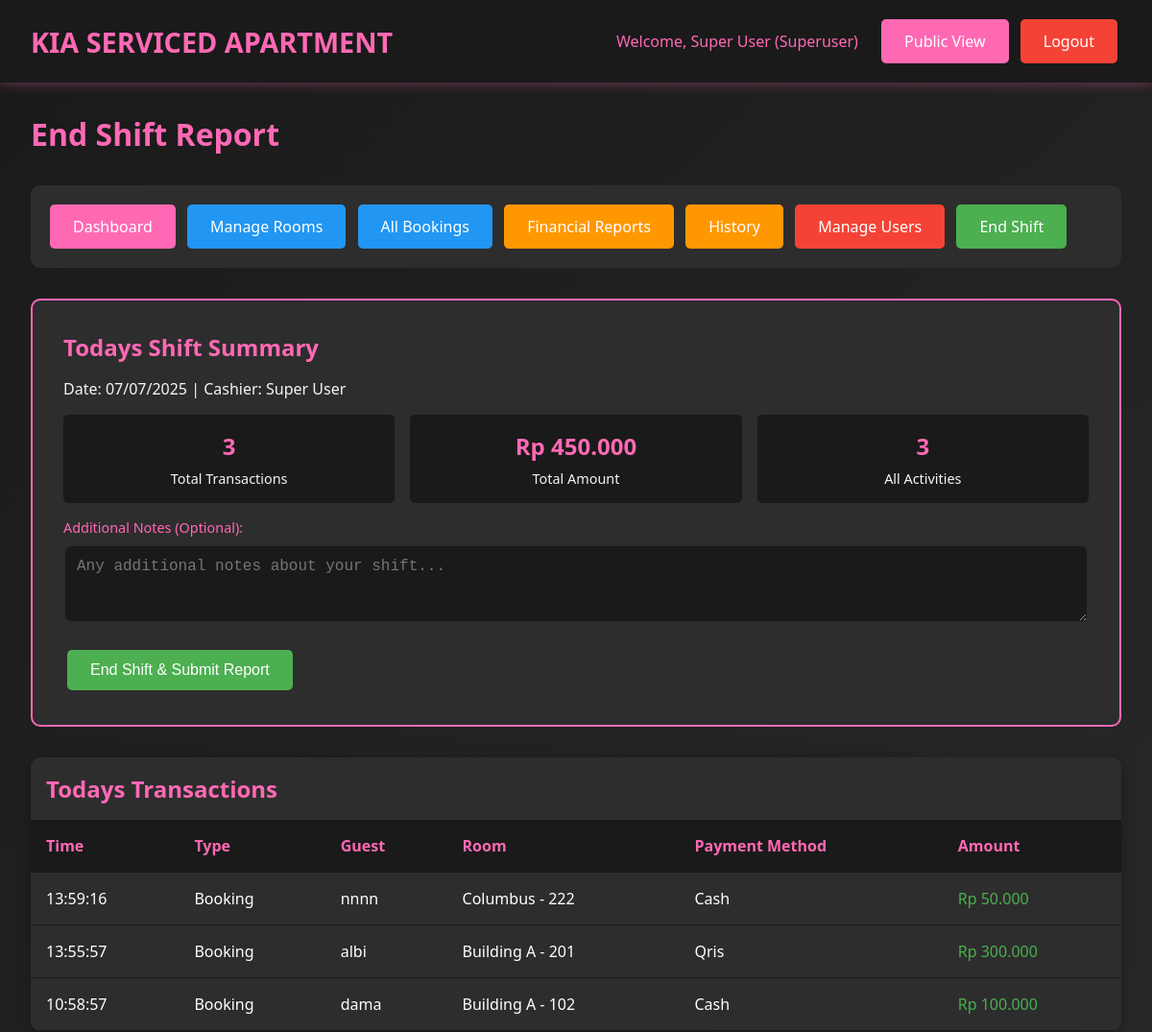
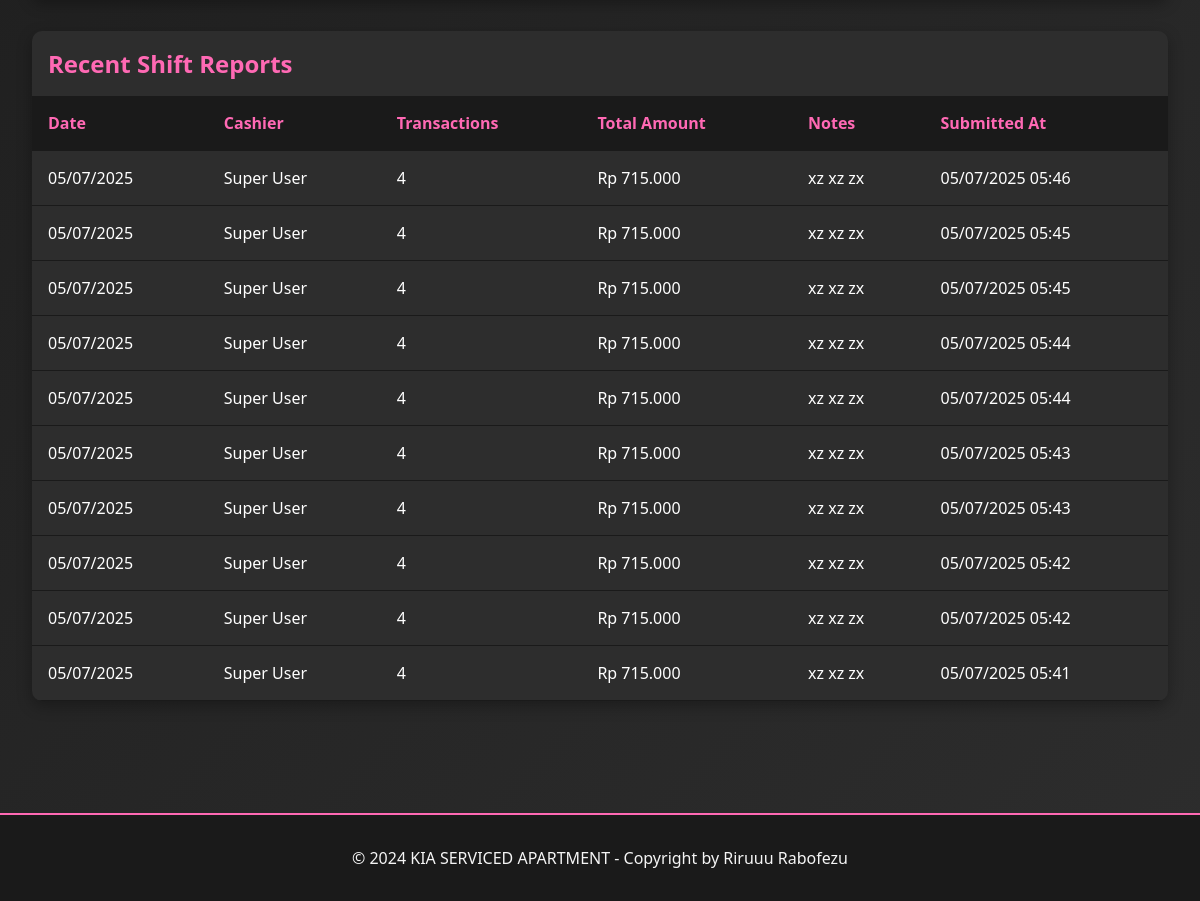
The page /admin/shift_report.php (signed in) on the database as committed earlier (2 pictures, top to bottom).
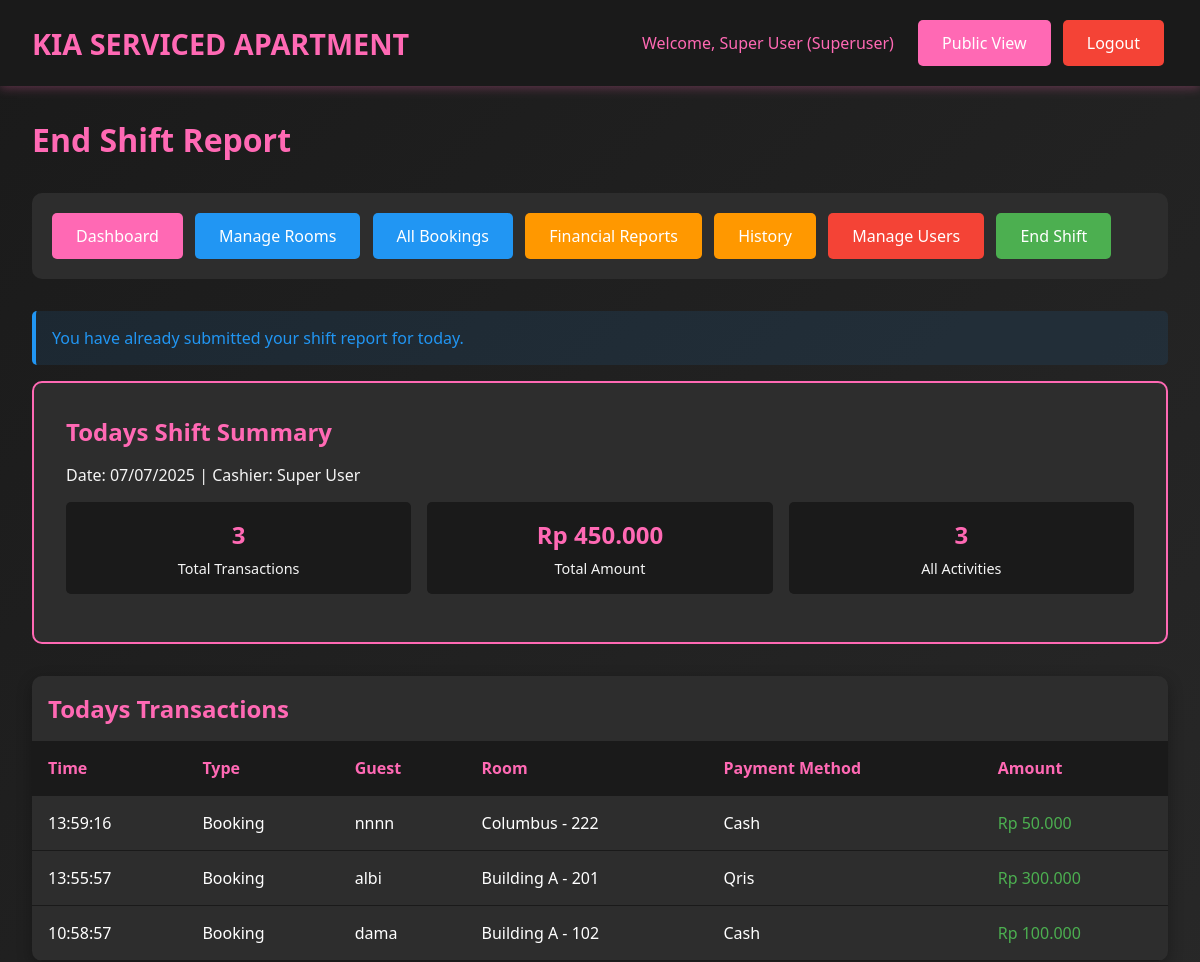
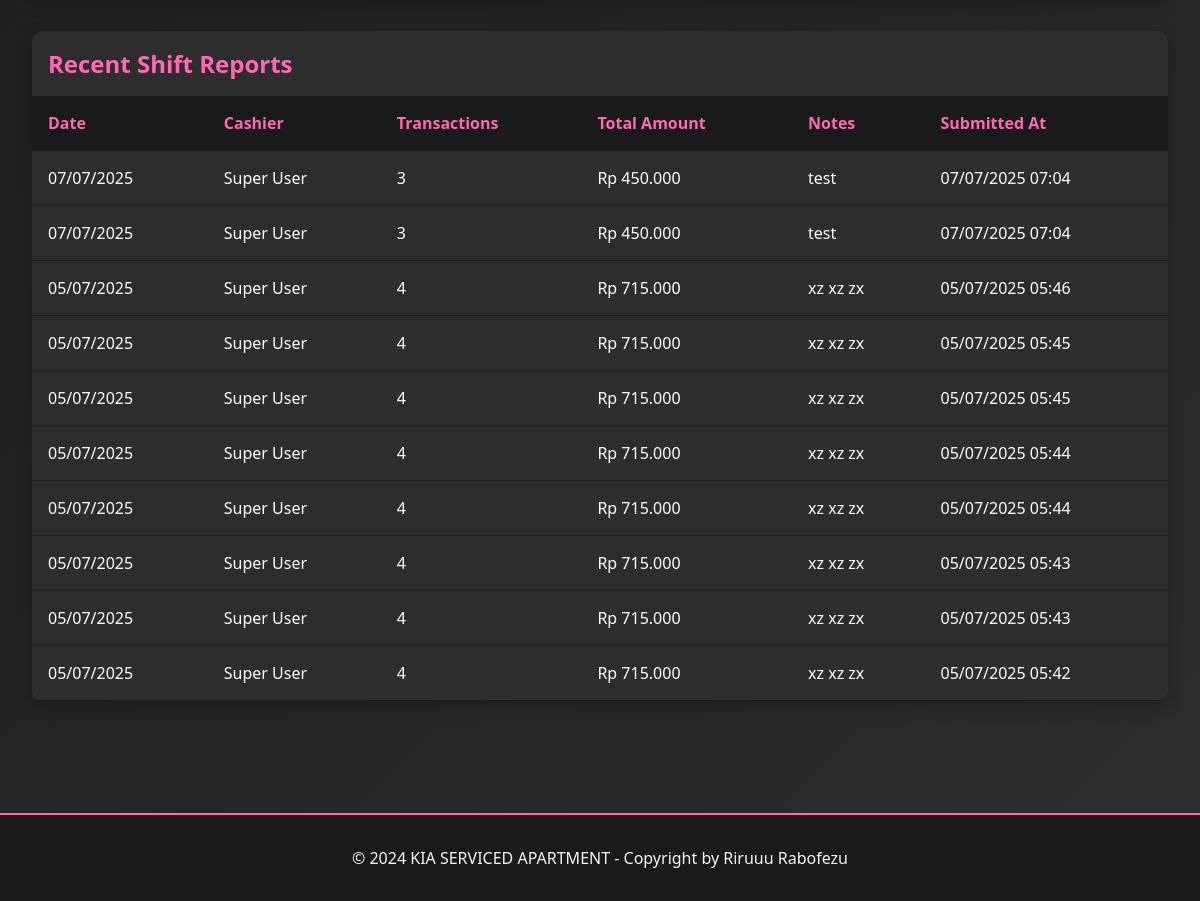
The same page on the database as committed later (2 pictures, top to bottom).
### tables this page shows
CREATE TABLE `transactions` (
  `id` int(11) NOT NULL,
  `booking_id` int(11) NOT NULL,
  `transaction_type` enum('booking','extra_time','refund') NOT NULL,
  `amount` decimal(10,2) NOT NULL,
  `payment_method` varchar(50) NOT NULL,
  `transaction_date` datetime DEFAULT CURRENT_TIMESTAMP,
  `created_by` int(11) NOT NULL,
  `notes` text
);

CREATE TABLE `bookings` (
  `id` int(11) NOT NULL,
  `room_id` int(11) NOT NULL,
  `guest_name` varchar(100) NOT NULL,
  `arrival_time` datetime NOT NULL,
  `phone_number` varchar(20) NOT NULL,
  `duration_type` enum('transit','fullday') NOT NULL,
  `duration_hours` int(11) NOT NULL,
  `price_amount` decimal(10,2) NOT NULL,
  `payment_method` varchar(50) NOT NULL,
  `deposit_type` enum('cash','id_card','no_deposit') NOT NULL,
  `deposit_amount` decimal(10,2) DEFAULT '0.00',
  `notes` text,
  `status` enum('booked','checkin','checkout','cancelled','no_show','completed') DEFAULT 'booked',
  `checkin_time` datetime DEFAULT NULL,
  `checkout_time` datetime DEFAULT NULL,
  `extra_time_hours` int(11) DEFAULT '0',
  `extra_time_amount` decimal(10,2) DEFAULT '0.00',
  `refund_amount` decimal(10,2) DEFAULT '0.00',
  `refund_method` varchar(50) DEFAULT NULL,
  `created_by` int(11) NOT NULL,
  `created_at` timestamp NOT NULL DEFAULT CURRENT_TIMESTAMP,
  `updated_at` timestamp NOT NULL DEFAULT CURRENT_TIMESTAMP ON UPDATE CURRENT_TIMESTAMP
);

CREATE TABLE `rooms` (
  `id` int(11) NOT NULL,
  `location` varchar(100) NOT NULL,
  `floor_number` int(11) NOT NULL,
  `room_number` varchar(20) NOT NULL,
  `room_type` varchar(50) NOT NULL,
  `wifi_name` varchar(100) DEFAULT NULL,
  `wifi_password` varchar(100) DEFAULT NULL,
  `status` enum('ready','booked','checkin','checkout') DEFAULT 'ready',
  `created_at` timestamp NOT NULL DEFAULT CURRENT_TIMESTAMP,
  `updated_at` timestamp NOT NULL DEFAULT CURRENT_TIMESTAMP ON UPDATE CURRENT_TIMESTAMP
);

CREATE TABLE `shift_reports` (
  `id` int(11) NOT NULL,
  `user_id` int(11) NOT NULL,
  `shift_date` date NOT NULL,
  `total_transactions` int(11) DEFAULT '0',
  `total_amount` decimal(10,2) DEFAULT '0.00',
  `notes` text,
  `created_at` timestamp NOT NULL DEFAULT CURRENT_TIMESTAMP
);

CREATE TABLE `users` (
  `id` int(11) NOT NULL,
  `username` varchar(50) NOT NULL,
  `password` varchar(255) NOT NULL,
  `full_name` varchar(100) NOT NULL,
  `role` enum('superuser','admin','cashier') NOT NULL,
  `created_at` timestamp NOT NULL DEFAULT CURRENT_TIMESTAMP,
  `updated_at` timestamp NOT NULL DEFAULT CURRENT_TIMESTAMP ON UPDATE CURRENT_TIMESTAMP
);

### includes/config.php (called while the page is built, shortened)
<?php
function isLoggedIn() {
    return isset($_SESSION['user_id']);
}
function getUserRole() {
    return $_SESSION['user_role'] ?? null;
}
function hasPermission($required_roles) {
    $user_role = getUserRole();
    return in_array($user_role, $required_roles);
}
function formatCurrency($amount) {
    return 'Rp ' . number_format($amount, 0, ',', '.');
}
function formatDateTime($datetime) {
    return date('d/m/Y H:i', strtotime($datetime));
}
function formatDate($date) {
    return date('d/m/Y', strtotime($date));
}
?>

### admin/shift_report.php (the view, shortened to what the changed rows need)
<?php
require_once "../includes/config.php";
$stmt = $pdo->prepare("SELECT t.*, b.guest_name, r.room_number, r.location
                      FROM transactions t
                      JOIN bookings b ON t.booking_id = b.id
                      JOIN rooms r ON b.room_id = r.id
                      WHERE DATE(t.transaction_date) = CURDATE()
                      AND t.created_by = ?
                      ORDER BY t.transaction_date DESC");
$stmt->execute([$_SESSION["user_id"]]);
$today_transactions = $stmt->fetchAll();
$stmt = $pdo->prepare("SELECT id FROM shift_reports WHERE user_id = ? AND shift_date = CURDATE()");
$stmt->execute([$_SESSION["user_id"]]);
$already_submitted = $stmt->fetch();
?>
<!DOCTYPE html>
<html lang="id">
<head>
    <link rel="stylesheet" href="../assets/css/style.css">
</head>
<body>
    <div class="container">
        <h1 style="color: var(--primary-pink); margin-bottom: 2rem;">End Shift Report</h1>
        <div style="background: var(--dark-gray); padding: 1rem; border-radius: 10px; margin-bottom: 2rem;">
            <a href="dashboard.php" class="btn btn-primary">Dashboard</a>
            <?php if (hasPermission(["admin", "superuser"])): ?>
                <a href="rooms.php" class="btn btn-info">Manage Rooms</a>
                <a href="bookings.php" class="btn btn-info">All Bookings</a>
            <?php endif; ?>
            <a href="reports.php" class="btn btn-warning">Financial Reports</a>
            <a href="history.php" class="btn btn-warning">History</a>
            <?php if (hasPermission(["superuser"])): ?>
                <a href="users.php" class="btn btn-danger">Manage Users</a>
            <?php endif; ?>
            <a href="shift_report.php" class="btn btn-success">End Shift</a>
        </div>
        <?php if ($already_submitted): ?>
            <div class="alert alert-info">You have already submitted your shift report for today.</div>
        <?php endif; ?>
        <div class="shift-summary">
            <h2 style="color: var(--primary-pink); margin-bottom: 1rem;">Todays Shift Summary</h2>
            <p style="color: var(--light-gray); margin-bottom: 1rem;">
            </p>
            <div class="summary-grid">
            </div>
            <?php if (!$already_submitted): ?>
            <form method="POST" style="margin-top: 1rem;">
                <div class="form-group">
                    <label>Additional Notes (Optional):</label>
                    <textarea name="notes" class="form-control" rows="3"
                              placeholder="Any additional notes about your shift..."></textarea>
                </div>
                <button type="submit" name="end_shift" class="btn btn-success"
                        onclick="return confirm(\"Are you sure you want to end your shift? This action cannot be undone.\")">
                    End Shift & Submit Report
                </button>
            </form>
            <?php endif; ?>
        </div>
        <div class="table-container">
            <h2 style="color: var(--primary-pink); margin: 1rem;">Todays Transactions</h2>
            <table class="table">
                <thead>
                    <tr>
                        <th>Time</th>
                        <th>Type</th>
                        <th>Guest</th>
                        <th>Room</th>
                        <th>Payment Method</th>
                        <th>Amount</th>
                    </tr>
                </thead>
                <tbody>
                    <?php if (empty($today_transactions)): ?>
                    <tr>
                        <td colspan="6" style="text-align: center; color: var(--light-gray);">
                            No transactions found for today.
                        </td>
                    </tr>
                    <?php else: ?>
                        <?php foreach ($today_transactions as $transaction): ?>
                        <tr>
                            <td><?php echo date("H:i:s", strtotime($transaction["transaction_date"])); ?></td>
                            <td><?php echo ucfirst(str_replace("_", " ", $transaction["transaction_type"])); ?></td>
                            <td><?php echo htmlspecialchars($transaction["guest_name"]); ?></td>
                            <td><?php echo htmlspecialchars($transaction["location"] . " - " . $transaction["room_number"]); ?></td>
                            <td><?php echo ucfirst($transaction["payment_method"]); ?></td>
                            <td style="color: <?php echo $transaction["amount"] >= 0 ? "var(--success)" : "var(--danger)"; ?>">
                                <?php echo formatCurrency($transaction["amount"]); ?>
                            </td>
                        </tr>
                        <?php endforeach; ?>
                    <?php endif; ?>
                </tbody>
            </table>
        </div>
        <?php if (hasPermission(["admin", "superuser"])): ?>
            <?php
            $stmt = $pdo->prepare("SELECT sr.*, u.full_name
                                  FROM shift_reports sr
                                  JOIN users u ON sr.user_id = u.id
                                  ORDER BY sr.shift_date DESC, sr.created_at DESC
                                  LIMIT 10");
            $stmt->execute();
            $recent_reports = $stmt->fetchAll();
            ?>
            <div class="table-container">
                <h2 style="color: var(--primary-pink); margin: 1rem;">Recent Shift Reports</h2>
                <table class="table">
                    <thead>
                        <tr>
                            <th>Date</th>
                            <th>Cashier</th>
                            <th>Transactions</th>
                            <th>Total Amount</th>
                            <th>Notes</th>
                            <th>Submitted At</th>
                        </tr>
                    </thead>
                    <tbody>
                        <?php foreach ($recent_reports as $report): ?>
                        <tr>
                            <td><?php echo formatDate($report["shift_date"]); ?></td>
                            <td><?php echo htmlspecialchars($report["full_name"]); ?></td>
                            <td><?php echo $report["total_transactions"]; ?></td>
                            <td><?php echo formatCurrency($report["total_amount"]); ?></td>
                            <td><?php echo htmlspecialchars($report["notes"] ?: "-"); ?></td>
                            <td><?php echo formatDateTime($report["created_at"]); ?></td>
                        </tr>
                        <?php endforeach; ?>
                    </tbody>
                </table>
            </div>
        <?php endif; ?>
    </div>
</body>
</html>

Rows that differ between the two databases and show on the page:
no longer on this page (row unchanged): shift_reports: shift_date "05/07/2025", user.full_name "Super User", total_transactions "4", total_amount "Rp 715.000", notes "xz xz zx", created_at "05/07/2025 05:42"
no longer on this page (row unchanged): shift_reports: shift_date "05/07/2025", user.full_name "Super User", total_transactions "4", total_amount "Rp 715.000", notes "xz xz zx", created_at "05/07/2025 05:41"
added shift_reports: shift_date "07/07/2025", user.full_name "Super User", total_transactions "3", total_amount "Rp 450.000", notes "test", created_at "07/07/2025 07:04"
added shift_reports: shift_date "07/07/2025", user.full_name "Super User", total_transactions "3", total_amount "Rp 450.000", notes "test", created_at "07/07/2025 07:04"
Other text that changed with them:
text no longer shown: "Additional Notes (Optional): End Shift & Submit Report"
text now shown: "You have already submitted your shift report for today."
